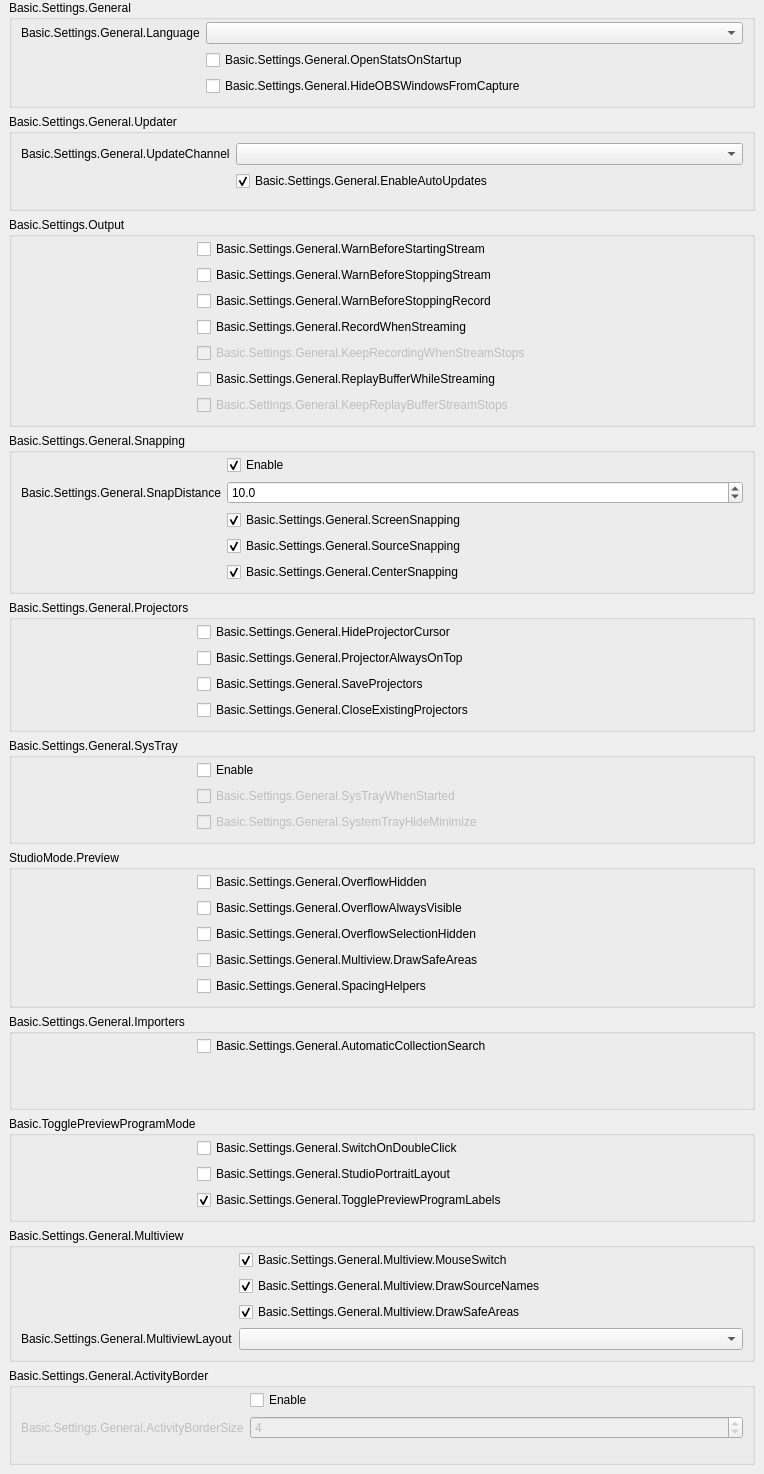
           <widget class="QWidget" name="scrollAreaWidgetContents_2">
            <property name="geometry">
             <rect>
              <x>0</x>
              <y>0</y>
              <width>764</width>
              <height>1474</height>
             </rect>
            </property>
            <layout class="QVBoxLayout" name="verticalLayout_19">
             <property name="leftMargin">
              <number>0</number>
             </property>
             <property name="topMargin">
              <number>0</number>
             </property>
             <property name="rightMargin">
              <number>0</number>
             </property>
             <property name="bottomMargin">
              <number>9</number>
             </property>
             <item>
              <widget class="QFrame" name="widget_2">
               <layout class="QVBoxLayout" name="verticalLayout_20">
                <property name="leftMargin">
                 <number>9</number>
                </property>
                <property name="topMargin">
                 <number>0</number>
                </property>
                <property name="bottomMargin">
                 <number>0</number>
                </property>
                <item>
                 <widget class="QGroupBox" name="groupBox_15">
                  <property name="title">
                   <string>Basic.Settings.General</string>
                  </property>
                  <layout class="QFormLayout" name="formLayout_32">
                   <property name="fieldGrowthPolicy">
                    <enum>QFormLayout::AllNonFixedFieldsGrow</enum>
                   </property>
                   <property name="labelAlignment">
                    <set>Qt::AlignRight|Qt::AlignTrailing|Qt::AlignVCenter</set>
                   </property>
                   <property name="topMargin">
                    <number>2</number>
                   </property>
                   <item row="0" column="0">
                    <widget class="QLabel" name="label">
                     <property name="text">
                      <string>Basic.Settings.General.Language</string>
                     </property>
                     <property name="buddy">
                      <cstring>language</cstring>
                     </property>
                    </widget>
                   </item>
                   <item row="0" column="1">
                    <widget class="QComboBox" name="language"/>
                   </item>
                   <item row="1" column="0">
                    <spacer name="horizontalSpacer_3">
                     <property name="orientation">
                      <enum>Qt::Horizontal</enum>
                     </property>
                     <property name="sizeType">
                      <enum>QSizePolicy::Fixed</enum>
                     </property>
                     <property name="sizeHint" stdset="0">
                      <size>
                       <width>170</width>
                       <height>5</height>
                      </size>
                     </property>
                    </spacer>
                   </item>
                   <item row="1" column="1">
                    <widget class="QCheckBox" name="openStatsOnStartup">
                     <property name="text">
                      <string>Basic.Settings.General.OpenStatsOnStartup</string>
                     </property>
                    </widget>
                   </item>
                   <item row="2" column="1">
                    <widget class="QCheckBox" name="hideOBSFromCapture">
                     <property name="toolTip">
                      <string>Basic.Settings.General.HideOBSWindowsFromCapture.Tooltip</string>
                     </property>
                     <property name="text">
                      <string>Basic.Settings.General.HideOBSWindowsFromCapture</string>
                     </property>
                    </widget>
                   </item>
                  </layout>
                 </widget>
                </item>
                <item>
                 <widget class="QGroupBox" name="updateSettingsGroupBox">
                  <property name="title">
                   <string>Basic.Settings.General.Updater</string>
                  </property>
                  <layout class="QFormLayout" name="formLayout_20">
                   <property name="fieldGrowthPolicy">
                    <enum>QFormLayout::AllNonFixedFieldsGrow</enum>
                   </property>
                   <property name="labelAlignment">
                    <set>Qt::AlignRight|Qt::AlignTrailing|Qt::AlignVCenter</set>
                   </property>
                   <item row="0" column="0">
                    <widget class="QLabel" name="updateChannelLabel">
                     <property name="text">
                      <string>Basic.Settings.General.UpdateChannel</string>
                     </property>
                    </widget>
                   </item>
                   <item row="0" column="1">
                    <widget class="QComboBox" name="updateChannelBox">
                     <property name="editable">
                      <bool>false</bool>
                     </property>
                     <property name="currentText">
                      <string/>
                     </property>
                    </widget>
                   </item>
                   <item row="1" column="1">
                    <widget class="QCheckBox" name="enableAutoUpdates">
                     <property name="text">
                      <string>Basic.Settings.General.EnableAutoUpdates</string>
                     </property>
                     <property name="checked">
                      <bool>true</bool>
                     </property>
                    </widget>
                   </item>
                   <item row="1" column="0">
                    <spacer name="horizontalSpacer_29">
                     <property name="orientation">
                      <enum>Qt::Horizontal</enum>
                     </property>
                     <property name="sizeType">
                      <enum>QSizePolicy::Fixed</enum>
                     </property>
                     <property name="sizeHint" stdset="0">
                      <size>
                       <width>170</width>
                       <height>20</height>
                      </size>
                     </property>
                    </spacer>
                   </item>
                  </layout>
                 </widget>
                </item>
                <item>
                 <widget class="QGroupBox" name="groupBox_16">
                  <property name="title">
                   <string>Basic.Settings.Output</string>
                  </property>
                  <layout class="QFormLayout" name="formLayout_2">
                   <property name="fieldGrowthPolicy">
                    <enum>QFormLayout::AllNonFixedFieldsGrow</enum>
                   </property>
                   <property name="topMargin">
                    <number>2</number>
                   </property>
                   <item row="0" column="0">
                    <spacer name="horizontalSpacer_5">
                     <property name="orientation">
                      <enum>Qt::Horizontal</enum>
                     </property>
                     <property name="sizeType">
                      <enum>QSizePolicy::Fixed</enum>
                     </property>
                     <property name="sizeHint" stdset="0">
                      <size>
                       <width>170</width>
                       <height>5</height>
                      </size>
                     </property>
                    </spacer>
                   </item>
                   <item row="0" column="1">
                    <widget class="QCheckBox" name="warnBeforeStreamStart">
                     <property name="text">
                      <string>Basic.Settings.General.WarnBeforeStartingStream</string>
                     </property>
                    </widget>
                   </item>
                   <item row="1" column="1">
                    <widget class="QCheckBox" name="warnBeforeStreamStop">
                     <property name="text">
                      <string>Basic.Settings.General.WarnBeforeStoppingStream</string>
                     </property>
                    </widget>
                   </item>
                   <item row="2" column="1">
                    <widget class="QCheckBox" name="warnBeforeRecordStop">
                     <property name="text">
                      <string>Basic.Settings.General.WarnBeforeStoppingRecord</string>
                     </property>
                    </widget>
                   </item>
                   <item row="3" column="1">
                    <widget class="QCheckBox" name="recordWhenStreaming">
                     <property name="text">
                      <string>Basic.Settings.General.RecordWhenStreaming</string>
                     </property>
                    </widget>
                   </item>
                   <item row="4" column="1">
                    <widget class="QCheckBox" name="keepRecordStreamStops">
                     <property name="enabled">
                      <bool>false</bool>
                     </property>
                     <property name="text">
                      <string>Basic.Settings.General.KeepRecordingWhenStreamStops</string>
                     </property>
                    </widget>
                   </item>
                   <item row="5" column="1">
                    <widget class="QCheckBox" name="replayWhileStreaming">
                     <property name="text">
                      <string>Basic.Settings.General.ReplayBufferWhileStreaming</string>
                     </property>
                    </widget>
                   </item>
                   <item row="6" column="1">
                    <widget class="QCheckBox" name="keepReplayStreamStops">
                     <property name="enabled">
                      <bool>false</bool>
                     </property>
                     <property name="text">
                      <string>Basic.Settings.General.KeepReplayBufferStreamStops</string>
                     </property>
                    </widget>
                   </item>
                  </layout>
                 </widget>
                </item>
                <item>
                 <widget class="QGroupBox" name="groupBox_10">
                  <property name="enabled">
                   <bool>true</bool>
                  </property>
                  <property name="sizePolicy">
                   <sizepolicy hsizetype="Preferred" vsizetype="Maximum">
                    <horstretch>0</horstretch>
                    <verstretch>0</verstretch>
                   </sizepolicy>
                  </property>
                  <property name="title">
                   <string>Basic.Settings.General.Snapping</string>
                  </property>
                  <property name="flat">
                   <bool>false</bool>
                  </property>
                  <layout class="QFormLayout" name="formLayout_21">
                   <property name="fieldGrowthPolicy">
                    <enum>QFormLayout::AllNonFixedFieldsGrow</enum>
                   </property>
                   <property name="labelAlignment">
                    <set>Qt::AlignRight|Qt::AlignTrailing|Qt::AlignVCenter</set>
                   </property>
                   <property name="topMargin">
                    <number>2</number>
                   </property>
                   <item row="0" column="1">
                    <widget class="QCheckBox" name="snappingEnabled">
                     <property name="text">
                      <string>Enable</string>
                     </property>
                     <property name="checked">
                      <bool>true</bool>
                     </property>
                    </widget>
                   </item>
                   <item row="2" column="1">
                    <widget class="QCheckBox" name="screenSnapping">
                     <property name="text">
                      <string>Basic.Settings.General.ScreenSnapping</string>
                     </property>
                     <property name="checked">
                      <bool>true</bool>
                     </property>
                    </widget>
                   </item>
                   <item row="4" column="1">
                    <widget class="QCheckBox" name="centerSnapping">
                     <property name="text">
                      <string>Basic.Settings.General.CenterSnapping</string>
                     </property>
                     <property name="checked">
                      <bool>true</bool>
                     </property>
                    </widget>
                   </item>
                   <item row="3" column="1">
                    <widget class="QCheckBox" name="sourceSnapping">
                     <property name="text">
                      <string>Basic.Settings.General.SourceSnapping</string>
                     </property>
                     <property name="checked">
                      <bool>true</bool>
                     </property>
                    </widget>
                   </item>
                   <item row="1" column="1">
                    <widget class="QDoubleSpinBox" name="snapDistance">
                     <property name="decimals">
                      <number>1</number>
                     </property>
                     <property name="singleStep">
                      <double>0.500000000000000</double>
                     </property>
                     <property name="value">
                      <double>10.000000000000000</double>
                     </property>
                    </widget>
                   </item>
                   <item row="1" column="0">
                    <widget class="QLabel" name="label_9">
                     <property name="text">
                      <string>Basic.Settings.General.SnapDistance</string>
                     </property>
                     <property name="buddy">
                      <cstring>snapDistance</cstring>
                     </property>
                    </widget>
                   </item>
                   <item row="3" column="0">
                    <spacer name="horizontalSpacer_4">
                     <property name="orientation">
                      <enum>Qt::Horizontal</enum>
                     </property>
                     <property name="sizeType">
                      <enum>QSizePolicy::Fixed</enum>
                     </property>
                     <property name="sizeHint" stdset="0">
                      <size>
                       <width>170</width>
                       <height>5</height>
                      </size>
                     </property>
                    </spacer>
                   </item>
                  </layout>
                 </widget>
                </item>
                <item>
                 <widget class="QGroupBox" name="groupBox_14">
                  <property name="title">
                   <string>Basic.Settings.General.Projectors</string>
                  </property>
                  <layout class="QFormLayout" name="formLayout_28">
                   <property name="fieldGrowthPolicy">
                    <enum>QFormLayout::AllNonFixedFieldsGrow</enum>
                   </property>
                   <property name="topMargin">
                    <number>2</number>
                   </property>
                   <item row="0" column="1">
                    <widget class="QCheckBox" name="hideProjectorCursor">
                     <property name="text">
                      <string>Basic.Settings.General.HideProjectorCursor</string>
                     </property>
                    </widget>
                   </item>
                   <item row="1" column="1">
                    <widget class="QCheckBox" name="projectorAlwaysOnTop">
                     <property name="text">
                      <string>Basic.Settings.General.ProjectorAlwaysOnTop</string>
                     </property>
                    </widget>
                   </item>
                   <item row="2" column="1">
                    <widget class="QCheckBox" name="saveProjectors">
                     <property name="text">
                      <string>Basic.Settings.General.SaveProjectors</string>
                     </property>
                    </widget>
                   </item>
                   <item row="3" column="1">
                    <widget class="QCheckBox" name="closeProjectors">
                     <property name="text">
                      <string>Basic.Settings.General.CloseExistingProjectors</string>
                     </property>
                    </widget>
                   </item>
                   <item row="1" column="0">
                    <spacer name="horizontalSpacer">
                     <property name="orientation">
                      <enum>Qt::Horizontal</enum>
                     </property>
                     <property name="sizeType">
                      <enum>QSizePolicy::Fixed</enum>
                     </property>
                     <property name="sizeHint" stdset="0">
                      <size>
                       <width>170</width>
                       <height>5</height>
                      </size>
                     </property>
                    </spacer>
                   </item>
                  </layout>
                 </widget>
                </item>
                <item>
                 <widget class="QGroupBox" name="groupBox_13">
                  <property name="title">
                   <string>Basic.Settings.General.SysTray</string>
                  </property>
                  <layout class="QFormLayout" name="formLayout_29">
                   <property name="fieldGrowthPolicy">
                    <enum>QFormLayout::AllNonFixedFieldsGrow</enum>
                   </property>
                   <property name="topMargin">
                    <number>2</number>
                   </property>
                   <item row="0" column="1">
                    <widget class="QCheckBox" name="systemTrayEnabled">
                     <property name="text">
                      <string>Enable</string>
                     </property>
                    </widget>
                   </item>
                   <item row="1" column="1">
                    <widget class="QCheckBox" name="systemTrayWhenStarted">
                     <property name="enabled">
                      <bool>false</bool>
                     </property>
                     <property name="text">
                      <string>Basic.Settings.General.SysTrayWhenStarted</string>
                     </property>
                    </widget>
                   </item>
                   <item row="2" column="1">
                    <widget class="QCheckBox" name="systemTrayAlways">
                     <property name="enabled">
                      <bool>false</bool>
                     </property>
                     <property name="text">
                      <string>Basic.Settings.General.SystemTrayHideMinimize</string>
                     </property>
                    </widget>
                   </item>
                   <item row="1" column="0">
                    <spacer name="horizontalSpacer_2">
                     <property name="orientation">
                      <enum>Qt::Horizontal</enum>
                     </property>
                     <property name="sizeType">
                      <enum>QSizePolicy::Fixed</enum>
                     </property>
                     <property name="sizeHint" stdset="0">
                      <size>
                       <width>170</width>
                       <height>5</height>
                      </size>
                     </property>
                    </spacer>
                   </item>
                  </layout>
                 </widget>
                </item>
                <item>
                 <widget class="QGroupBox" name="groupBox_18">
                  <property name="title">
                   <string>StudioMode.Preview</string>
                  </property>
                  <layout class="QFormLayout" name="formLayout_35">
                   <property name="fieldGrowthPolicy">
                    <enum>QFormLayout::AllNonFixedFieldsGrow</enum>
                   </property>
                   <property name="labelAlignment">
                    <set>Qt::AlignRight|Qt::AlignTrailing|Qt::AlignVCenter</set>
                   </property>
                   <property name="topMargin">
                    <number>2</number>
                   </property>
                   <item row="1" column="1">
                    <widget class="QCheckBox" name="overflowAlwaysVisible">
                     <property name="text">
                      <string>Basic.Settings.General.OverflowAlwaysVisible</string>
                     </property>
                    </widget>
                   </item>
                   <item row="0" column="0">
                    <spacer name="horizontalSpacer_25">
                     <property name="orientation">
                      <enum>Qt::Horizontal</enum>
                     </property>
                     <property name="sizeHint" stdset="0">
                      <size>
                       <width>170</width>
                       <height>5</height>
                      </size>
                     </property>
                    </spacer>
                   </item>
                   <item row="2" column="1">
                    <widget class="QCheckBox" name="overflowSelectionHide">
                     <property name="text">
                      <string>Basic.Settings.General.OverflowSelectionHidden</string>
                     </property>
                    </widget>
                   </item>
                   <item row="3" column="1">
                    <widget class="QCheckBox" name="previewSafeAreas">
                     <property name="text">
                      <string>Basic.Settings.General.Multiview.DrawSafeAreas</string>
                     </property>
                    </widget>
                   </item>
                   <item row="4" column="1">
                    <widget class="QCheckBox" name="previewSpacingHelpers">
                     <property name="text">
                      <string>Basic.Settings.General.SpacingHelpers</string>
                     </property>
                    </widget>
                   </item>
                   <item row="0" column="1">
                    <widget class="QCheckBox" name="overflowHide">
                     <property name="text">
                      <string>Basic.Settings.General.OverflowHidden</string>
                     </property>
                    </widget>
                   </item>
                  </layout>
                 </widget>
                </item>
                <item>
                 <widget class="QGroupBox" name="groupBox_19">
                  <property name="title">
                   <string>Basic.Settings.General.Importers</string>
                  </property>
                  <layout class="QFormLayout" name="formLayout_36">
                   <property name="fieldGrowthPolicy">
                    <enum>QFormLayout::AllNonFixedFieldsGrow</enum>
                   </property>
                   <property name="labelAlignment">
                    <set>Qt::AlignRight|Qt::AlignTrailing|Qt::AlignVCenter</set>
                   </property>
                   <property name="topMargin">
                    <number>2</number>
                   </property>
                   <item row="0" column="0">
                    <spacer name="horizontalSpacer_26">
                     <property name="orientation">
                      <enum>Qt::Horizontal</enum>
                     </property>
                     <property name="sizeHint" stdset="0">
                      <size>
                       <width>170</width>
                       <height>5</height>
                      </size>
                     </property>
                    </spacer>
                   </item>
                   <item row="0" column="1">
                    <widget class="QCheckBox" name="automaticSearch">
                     <property name="text">
                      <string>Basic.Settings.General.AutomaticCollectionSearch</string>
                     </property>
                    </widget>
                   </item>
                  </layout>
                 </widget>
                </item>
                <item>
                 <widget class="QGroupBox" name="groupBox_11">
                  <property name="title">
                   <string>Basic.TogglePreviewProgramMode</string>
                  </property>
                  <layout class="QFormLayout" name="formLayout_31">
                   <property name="fieldGrowthPolicy">
                    <enum>QFormLayout::AllNonFixedFieldsGrow</enum>
                   </property>
                   <property name="labelAlignment">
                    <set>Qt::AlignRight|Qt::AlignTrailing|Qt::AlignVCenter</set>
                   </property>
                   <property name="topMargin">
                    <number>2</number>
                   </property>
                   <item row="0" column="1">
                    <widget class="QCheckBox" name="doubleClickSwitch">
                     <property name="text">
                      <string>Basic.Settings.General.SwitchOnDoubleClick</string>
                     </property>
                    </widget>
                   </item>
                   <item row="0" column="0">
                    <spacer name="horizontalSpacer_6">
                     <property name="orientation">
                      <enum>Qt::Horizontal</enum>
                     </property>
                     <property name="sizeHint" stdset="0">
                      <size>
                       <width>170</width>
                       <height>5</height>
                      </size>
                     </property>
                    </spacer>
                   </item>
                   <item row="1" column="1">
                    <widget class="QCheckBox" name="studioPortraitLayout">
                     <property name="text">
                      <string>Basic.Settings.General.StudioPortraitLayout</string>
                     </property>
                    </widget>
                   </item>
                   <item row="2" column="1">
                    <widget class="QCheckBox" name="prevProgLabelToggle">
                     <property name="text">
                      <string>Basic.Settings.General.TogglePreviewProgramLabels</string>
                     </property>
                     <property name="checked">
                      <bool>true</bool>
                     </property>
                    </widget>
                   </item>
                  </layout>
                 </widget>
                </item>
                <item>
                 <widget class="QGroupBox" name="groupBoxMultiview">
                  <property name="title">
                   <string>Basic.Settings.General.Multiview</string>
                  </property>
                  <layout class="QFormLayout" name="formLayoutMultiview">
                   <property name="fieldGrowthPolicy">
                    <enum>QFormLayout::AllNonFixedFieldsGrow</enum>
                   </property>
                   <property name="labelAlignment">
                    <set>Qt::AlignRight|Qt::AlignTrailing|Qt::AlignVCenter</set>
                   </property>
                   <property name="topMargin">
                    <number>2</number>
                   </property>
                   <item row="0" column="0">
                    <spacer name="horizontalSpacerMultiview">
                     <property name="orientation">
                      <enum>Qt::Horizontal</enum>
                     </property>
                     <property name="sizeType">
                      <enum>QSizePolicy::Fixed</enum>
                     </property>
                     <property name="sizeHint" stdset="0">
                      <size>
                       <width>170</width>
                       <height>5</height>
                      </size>
                     </property>
                    </spacer>
                   </item>
                   <item row="0" column="1">
                    <widget class="QCheckBox" name="multiviewMouseSwitch">
                     <property name="text">
                      <string>Basic.Settings.General.Multiview.MouseSwitch</string>
                     </property>
                     <property name="checked">
                      <bool>true</bool>
                     </property>
                    </widget>
                   </item>
                   <item row="1" column="1">
                    <widget class="QCheckBox" name="multiviewDrawNames">
                     <property name="text">
                      <string>Basic.Settings.General.Multiview.DrawSourceNames</string>
                     </property>
                     <property name="checked">
                      <bool>true</bool>
                     </property>
                    </widget>
                   </item>
                   <item row="2" column="1">
                    <widget class="QCheckBox" name="multiviewDrawAreas">
                     <property name="text">
                      <string>Basic.Settings.General.Multiview.DrawSafeAreas</string>
                     </property>
                     <property name="checked">
                      <bool>true</bool>
                     </property>
                    </widget>
                   </item>
                   <item row="3" column="1">
                    <widget class="QComboBox" name="multiviewLayout"/>
                   </item>
                   <item row="3" column="0">
                    <widget class="QLabel" name="label_64">
                     <property name="text">
                      <string>Basic.Settings.General.MultiviewLayout</string>
                     </property>
                     <property name="buddy">
                      <cstring>multiviewLayout</cstring>
                     </property>
                    </widget>
                   </item>
                  </layout>
                 </widget>
                </item>
                <item>
                 <widget class="QGroupBox" name="groupBoxActivityBorder">
                  <property name="title">
                   <string>Basic.Settings.General.ActivityBorder</string>
                  </property>
                  <layout class="QFormLayout" name="formLayoutActivityBorder">
                   <property name="fieldGrowthPolicy">
                    <enum>QFormLayout::AllNonFixedFieldsGrow</enum>
                   </property>
                   <property name="labelAlignment">
                    <set>Qt::AlignRight|Qt::AlignTrailing|Qt::AlignVCenter</set>
                   </property>
                   <property name="topMargin">
                    <number>2</number>
                   </property>
                   <item row="0" column="0">
                    <spacer name="horizontalSpacerActivityBorder">
                     <property name="orientation">
                      <enum>Qt::Horizontal</enum>
                     </property>
                     <property name="sizeType">
                      <enum>QSizePolicy::Fixed</enum>
                     </property>
                     <property name="sizeHint" stdset="0">
                      <size>
                       <width>170</width>
                       <height>5</height>
                      </size>
                     </property>
                    </spacer>
                   </item>
                   <item row="0" column="1">
                    <widget class="QCheckBox" name="activityBorder">
                     <property name="toolTip">
                      <string>Basic.Settings.General.ActivityBorder.Tooltip</string>
                     </property>
                     <property name="text">
                      <string>Enable</string>
                     </property>
                    </widget>
                   </item>
                   <item row="1" column="0">
                    <widget class="QLabel" name="label_activityBorderSize">
                     <property name="enabled">
                      <bool>false</bool>
                     </property>
                     <property name="text">
                      <string>Basic.Settings.General.ActivityBorderSize</string>
                     </property>
                     <property name="buddy">
                      <cstring>activityBorderSize</cstring>
                     </property>
                    </widget>
                   </item>
                   <item row="1" column="1">
                    <widget class="QSpinBox" name="activityBorderSize">
                     <property name="enabled">
                      <bool>false</bool>
                     </property>
                     <property name="minimum">
                      <number>1</number>
                     </property>
                     <property name="maximum">
                       <number>12</number>
                     </property>
                     <property name="value">
                       <number>4</number>
                     </property>
                    </widget>
                   </item>
                  </layout>
                 </widget>
                </item>
               </layout>
              </widget>
             </item>
            </layout>
           </widget>
